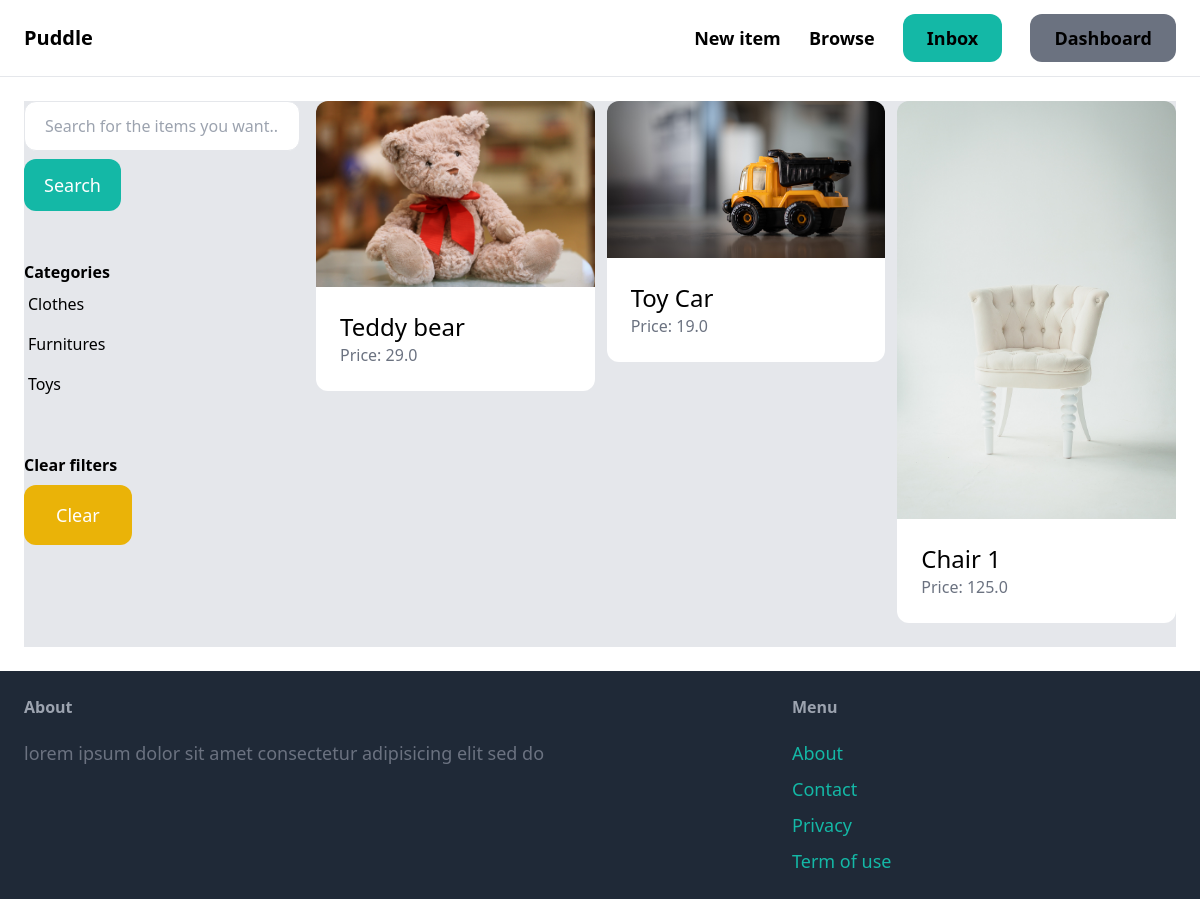
The app's page /items/ (signed in) with its own data.
### item/models.py (models this page shows, shortened)
class Category(models.Model):
    name=models.CharField(max_length=255)
    class Meta:
        ordering=('name',)
        verbose_name_plural="Categories"

class Item(models.Model):
    category=models.ForeignKey(Category,related_name='items',on_delete=models.CASCADE)
    name=models.CharField(max_length=255)
    description=models.TextField(blank=True,null=True)
    price=models.FloatField()
    image=models.ImageField(upload_to='item_images',blank=True,null=True)
    is_sold=models.BooleanField(default=False)
    created_by=models.ForeignKey(User,related_name='items',on_delete=models.CASCADE)
    created_at=models.DateTimeField(auto_now_add=True)

### item/views.py (the view)
# urls.py: path('',views.items,name='items'),
def items(request):
    query=request.GET.get('query','')
    category_id=request.GET.get('category',0)
    categories= Category.objects.all()
    items = Item.objects.filter(is_sold=False)
    if category_id:
        items=items.filter(category_id=category_id)
    if query:
        items=items.filter(Q(name__icontains=query) | Q(description__icontains=query))
    return render(request,'item/items.html',{
        'items':items,
        'query':query,
        'categories':categories,
        'category_id':int(category_id)
    })

### item/templates/item/items.html (shortened to what this page needs)
{% extends 'core/base.html' %}
{% block content%}
    <div class="pb-6 grid grid-cols-4 gap-4 bg-gray-200">
        <div class="col-span-1">
            <form method="get" action="{% url 'item:items' %}">
                <input name="query" class="w-full py-3 px-5 border rounded-xl" type="text" value="{{ query }}" placeholder="Search for the items you want...">
                <button class="mt-2 py-3 px-5 text-lg bg-teal-500 text-white rounded-xl">Search</button>
            </form>
            <hr class="my-6">
            <p class="font-semibold">Categories</p>
            <ul>
                {% for category in categories %}
                    <li class="py-2 px-1 rounded-xl{% if category.id == category_id %} bg-gray-400 {% endif %}">
                        <a href="{% url 'item:items' %}?query={{ query }}&category={{ category.id }}">{{ category.name }}</a>
                    </li>
                {% endfor %}
            </ul>
            <hr class="my-6">
            <p class="font-semibold">Clear filters</p>
            <ul>
                <li><a href="{% url 'item:items' %}" class="mt-2 py-4 px-8 inline-block bg-yellow-500 text-lg rounded-xl text-white">Clear</a></li>
            </ul>
        </div>
        <div class="col-span-3">
            <div class="grid grid-cols-3 gap-3">
                {% for item in items %}
                    <div>
                        <a href="{% url 'item:detail' item.id %}">
                            <div>
                                <img src="{{ item.image.url }}" class="rounded-t-xl">
                            </div>
                            <div class="p-6 bg-white rounded-b-xl">
                                <h2 class="text-2xl">{{ item.name }}</h2>
                                <p class="text-gray-500">Price: {{ item.price }}</p>
                            </div>
                        </a>
                    </div>
                {% endfor %}
            </div>
        </div>
    </div>
{% endblock %}

### records on screen
Category: name "Clothes"
Category: name "Furnitures"
Category: name "Toys"
Item: image (picture), name "Teddy bear", price "29.0"
Item: image (picture), name "Toy Car", price "19.0"
Item: image (picture), name "Chair 1", price "125.0"
